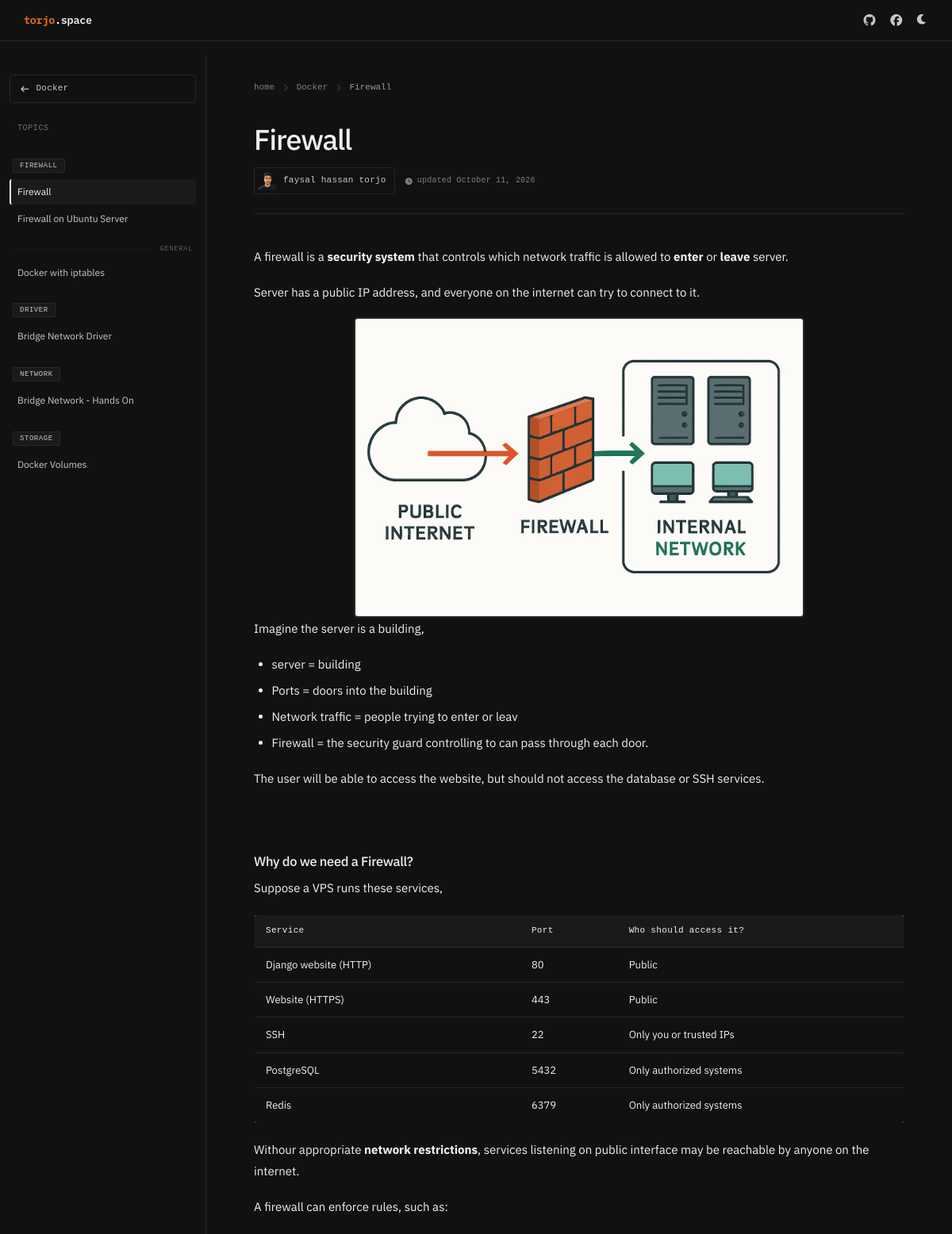
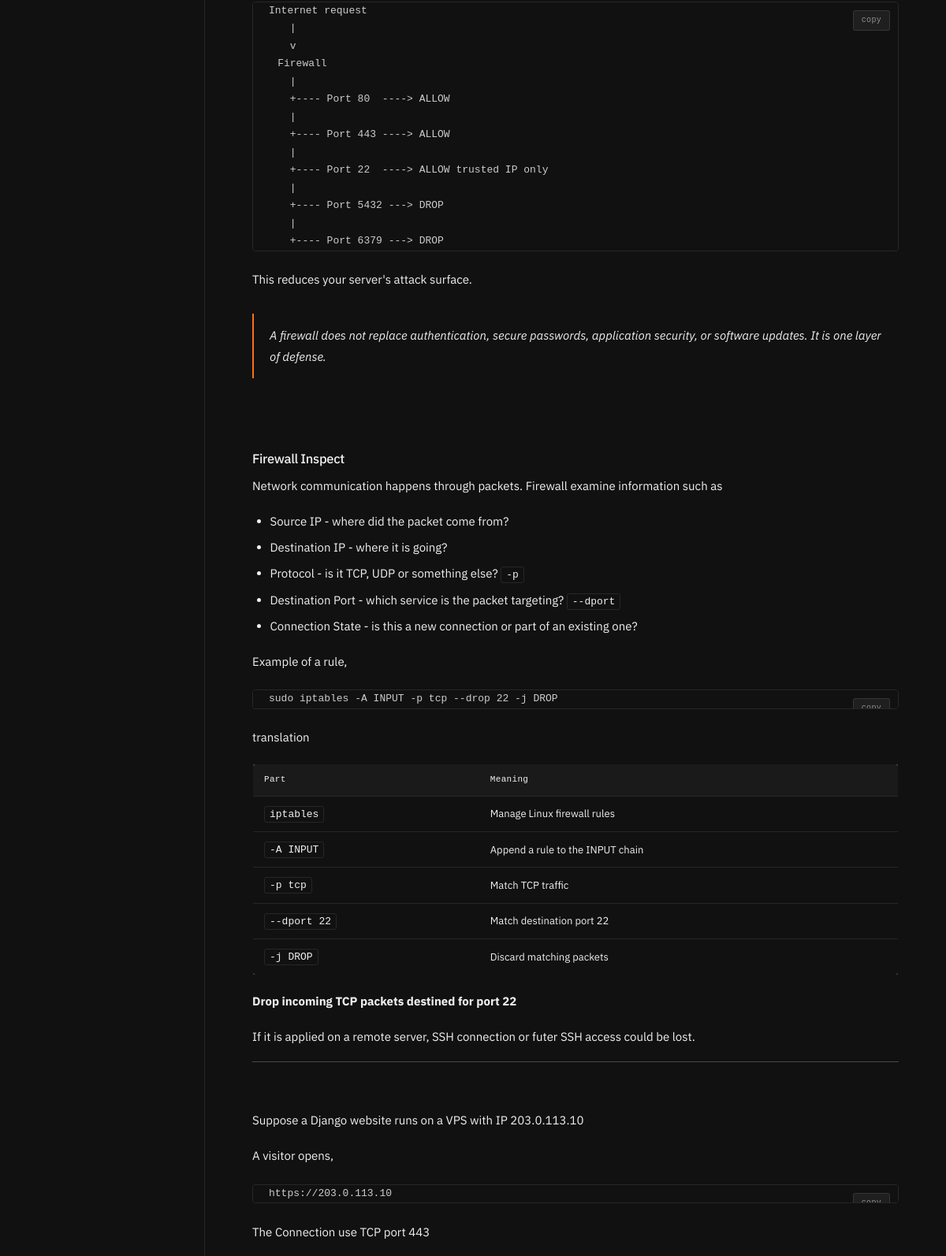
Page /topic/97/ (upper part) on the committed database (2 pictures, top to bottom).
### doc/models.py (models this page shows, shortened)
class Collection(models.Model):
    title = models.CharField(max_length=200)
    slug = models.SlugField(unique=True, blank=True)
    description = models.TextField()
    created_by = models.ForeignKey(User, on_delete=models.CASCADE)
    created_at = models.DateTimeField(auto_now_add=True)
    updated_at = models.DateTimeField(auto_now=True)
    is_published = models.BooleanField(default=False)
    bg = models.ImageField(upload_to='collection_backgrounds/', blank=True, null=True)
    class Meta:
        ordering = ['-created_at']

class Topic(models.Model):
    collection = models.ForeignKey(Collection, on_delete=models.CASCADE, related_name='topics')
    title = models.CharField(max_length=200)
    slug = models.SlugField(blank=True)
    order = models.PositiveIntegerField(default=0)
    group = models.CharField(max_length=100, blank=True, null=True)
    created_at = models.DateTimeField(auto_now_add=True)
    updated_at = models.DateTimeField(auto_now=True)
    class Meta:
        ordering = ['order', 'created_at']
        unique_together = ['collection', 'slug']

class Documentation(models.Model):
    topic = models.OneToOneField(Topic, on_delete=models.CASCADE, related_name='documentation')
    content = CKEditor5Field('Documentation Content', help_text="Main documentation content with rich text editor")
    created_at = models.DateTimeField(auto_now_add=True)
    updated_at = models.DateTimeField(auto_now=True)

### doc/views.py (the view)
# urls.py: path('topic/<int:pk>/', views.topic_detail, name='topic_detail'),
def topic_detail(request, pk):
    topic = Topic.objects.get(pk=pk)
    collection = topic.collection
    all_topics = collection.topics.all().order_by('created_at')  # already ordered by ['order', 'created_at']
    grouped_topics = []
    for group_name, topics in groupby(all_topics, key=lambda t: t.group):
        grouped_topics.append({
            'group_name': group_name,
            'topics': list(topics),
        })
    return render(request, 'doc/topic_detail.html', {
        'topic': topic,
        'all_topics': all_topics,
        'collection': collection,
        'grouped_topics': grouped_topics,
    })

### doc/templates/doc/topic_detail.html (shortened to what this page needs)
{% extends 'doc/base.html' %}
{% block extra_head %}
<link rel="stylesheet" href="https://cdnjs.cloudflare.com/ajax/libs/highlight.js/11.7.0/styles/monokai-sublime.min.css">
{% endblock %}
{% block content %}
{% load static %}
<div class="doc-layout">
    <aside class="doc-sidebar" id="docSidebar">
        <a href="{% url 'collection_detail' collection.slug %}" class="sidebar-collection-link">
            <i class="fas fa-arrow-left sidebar-back-icon"></i>
            <span class="sidebar-coll-title">{{ collection.title }}</span>
        </a>
        <div class="sidebar-section-label">
            <span>topics</span>
        </div>
        <ul class="sidebar-nav">
            {% for group in grouped_topics %}
            {% if group.group_name %}
            <li class="sidebar-group-header">
                <span class="group-badge">{{ group.group_name }}</span>
            </li>
            {% else %}
            <li class="sidebar-group-divider">
                <span>general</span>
            </li>
            {% endif %}
            {% for t in group.topics %}
            <li>
                <a href="{% url 'topic_detail' t.id %}"
                    class="sidebar-nav-link {% if t.slug == topic.slug %}active{% endif %}">
                    <span>{{ t.title }}</span>
                </a>
            </li>
            {% endfor %}
            {% endfor %}
        </ul>
    </aside>
    <main class="doc-main">
        <nav class="doc-breadcrumb" aria-label="breadcrumb">
            <a href="/">home</a>
            <i class="fas fa-chevron-right sep"></i>
            <a href="{% url 'collection_detail' collection.slug %}">{{ collection.title }}</a>
            <i class="fas fa-chevron-right sep"></i>
            <span class="current">{{ topic.title }}</span>
        </nav>
        <div class="topic-header">
            <h1>{{ topic.title }}</h1>
            <div class="topic-meta">
                <div class="topic-meta-left">
                    <div class="author-chip">
                        <img src="{% static 'doc/images/dp-main.png' %}" alt="Author">
                        <span>faysal hassan torjo</span>
                    </div>
                    <span class="meta-tag">
                        <i class="fas fa-clock"></i>
                        updated {{ topic.documentation.updated_at|date:"F d, Y" }}
                    </span>
                </div>
            </div>
        </div>
        <div class="documentation-content">
            {{ topic.documentation.content|safe }}
        </div>
    </main>
</div>
{% endblock %}

### doc/templates/doc/base.html (style rules this page uses)
:root { --accent: #f97316; --accent-dim: rgba(249, 115, 22, 0.12); --text-primary: #f0f0f0; --text-secondary: #c8c7c7; --text-muted: #bfbdbd; --bg: #111111; --bg-secondary: #1a1a1a; --border: #272727; --border-strong: #383838; --mono: 'IBM Plex Mono', monospace; --sans: 'IBM Plex Sans', sans-serif; }
*, *::before, *::after { box-sizing: border-box; }
html, body { font-family: var(--sans); background-color: var(--bg); color: var(--text-primary); transition: background-color 0.2s, color 0.2s; font-size: 15px; line-height: 1.6; -webkit-font-smoothing: antialiased; }
a { color: inherit; }

### rows in the picture
Collection: title "Docker"
Topic: group_name "FIREWALL", title "Firewall", documentation.updated_at "October 11, 2026", documentation.content "A firewall is a security system that controls which network traffic is allowed to enter or leave server. Server has a public IP address, and everyone on the internet can try to connect to it. Imagine the server is a building, server = building Ports = doors into the building Network traffic = people trying to enter or leav Firewall = the security guard controlling to can pass through each door. The user will be able to access the website, but should not access the database or SSH services. Why do we need a Firewall? Suppose a VPS runs these services, Service Port Who should access it? Django website (HTTP) 80 Public Website (HTTPS) 443 Public SSH 22 Only you or trusted IPs PostgreSQL 5432…", documentation.content (picture)
Topic: title "Firewall on Ubuntu Server"
Topic: title "Docker with iptables"
Topic: group_name "DRIVER", title "Bridge Network Driver"
Topic: group_name "NETWORK", title "Bridge Network - Hands On"
Topic: group_name "STORAGE", title "Docker Volumes"
